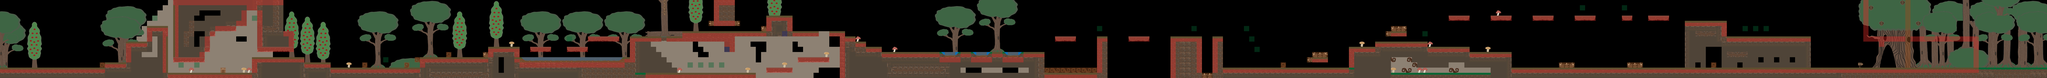

Below is a game level as drawn by its tile map, then a one-line description and the .tmx that defines it (tile-layer data replaced by summaries):
An orthogonal 390x15 tile map with 72x72 px tiles, 5 tile layers (Cave_layer, Foreground_layer, ForeForeGround_layer, Background_layer, ...), 2 tilesets.

<map version="1.0" orientation="orthogonal" renderorder="right-down" width="390" height="15" tilewidth="72" tileheight="72" nextobjectid="1">
 <tileset firstgid="1" name="Tileset" tilewidth="72" tileheight="72">
  <image source="sprites_default.png" width="504" height="504" />
  <tile id="18">
   <properties>
    <property name="Collectible" value="true" />
   </properties>
  </tile>
  <tile id="19">
   <properties>
    <property name="Collision" value="true" />
   </properties>
  </tile>
  <tile id="20">
   <properties>
    <property name="Deadly" value="true" />
   </properties>
  </tile>
  <tile id="21">
   <properties>
    <property name="Hazard" value="true" />
   </properties>
  </tile>
 </tileset>
 <tileset firstgid="50" name="trees" tilewidth="72" tileheight="72">
  <image source="sprites_trees.png" width="2016" height="792" />
 </tileset>
 <layer name="Cave_layer" width="390" height="15">
  <data>[5850 cells, 589 non-empty, 1 distinct tile ids]</data>
 </layer>
 <layer name="Foreground_layer" width="390" height="15">
  <data>[5850 cells, 1159 non-empty, 157 distinct tile ids]</data>
 </layer>
 <layer name="ForeForeGround_layer" width="390" height="15">
  <data>[5850 cells, 391 non-empty, 119 distinct tile ids]</data>
 </layer>
 <layer name="Background_layer" width="390" height="15">
  <data>[5850 cells, 1694 non-empty, 30 distinct tile ids]</data>
 </layer>
 <layer name="Meta_layer" width="390" height="15">
  <data>[5850 cells, 759 non-empty, 4 distinct tile ids]</data>
 </layer>
</map>